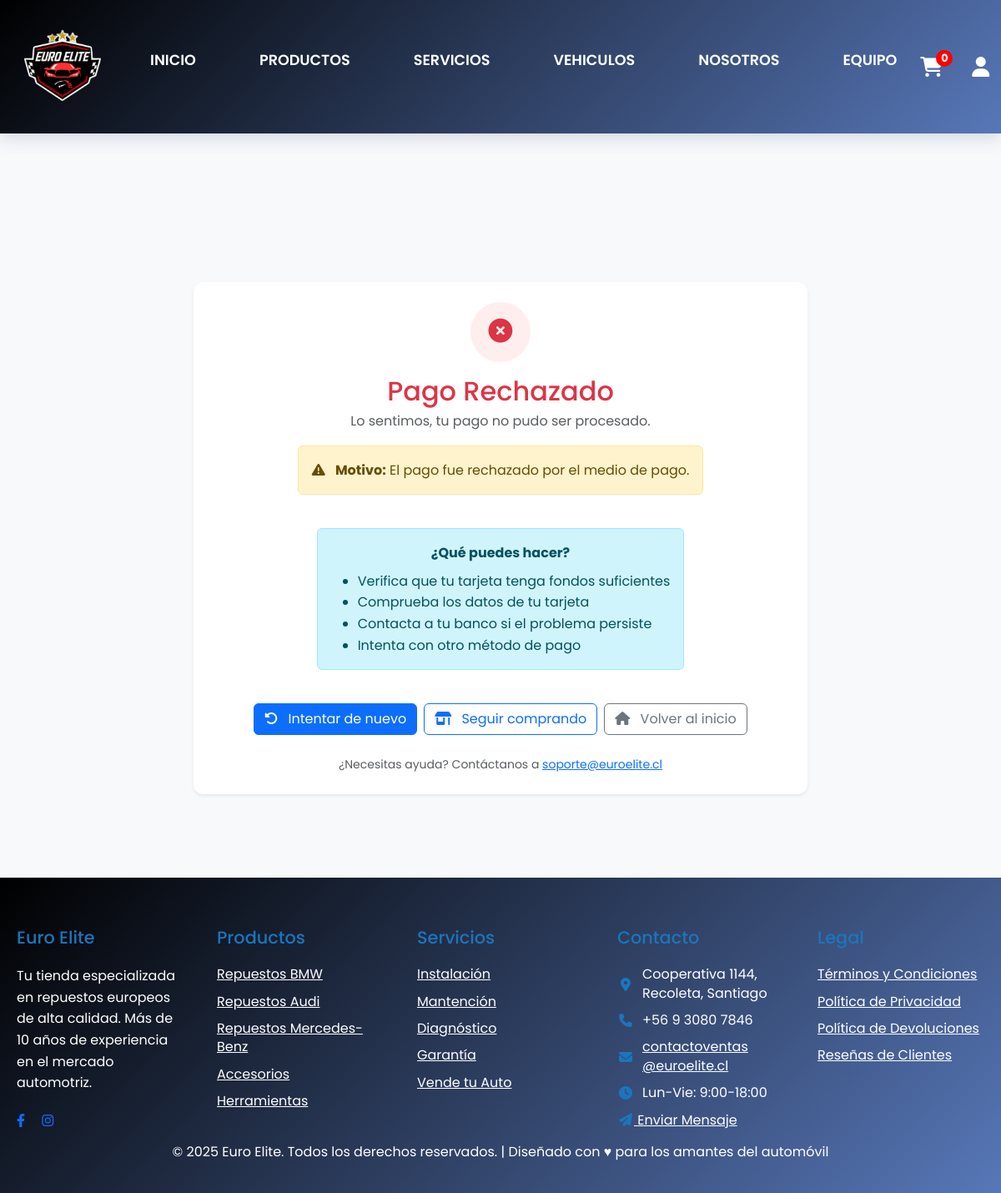
Before: /compra_rechazada/35/ with the older database file.
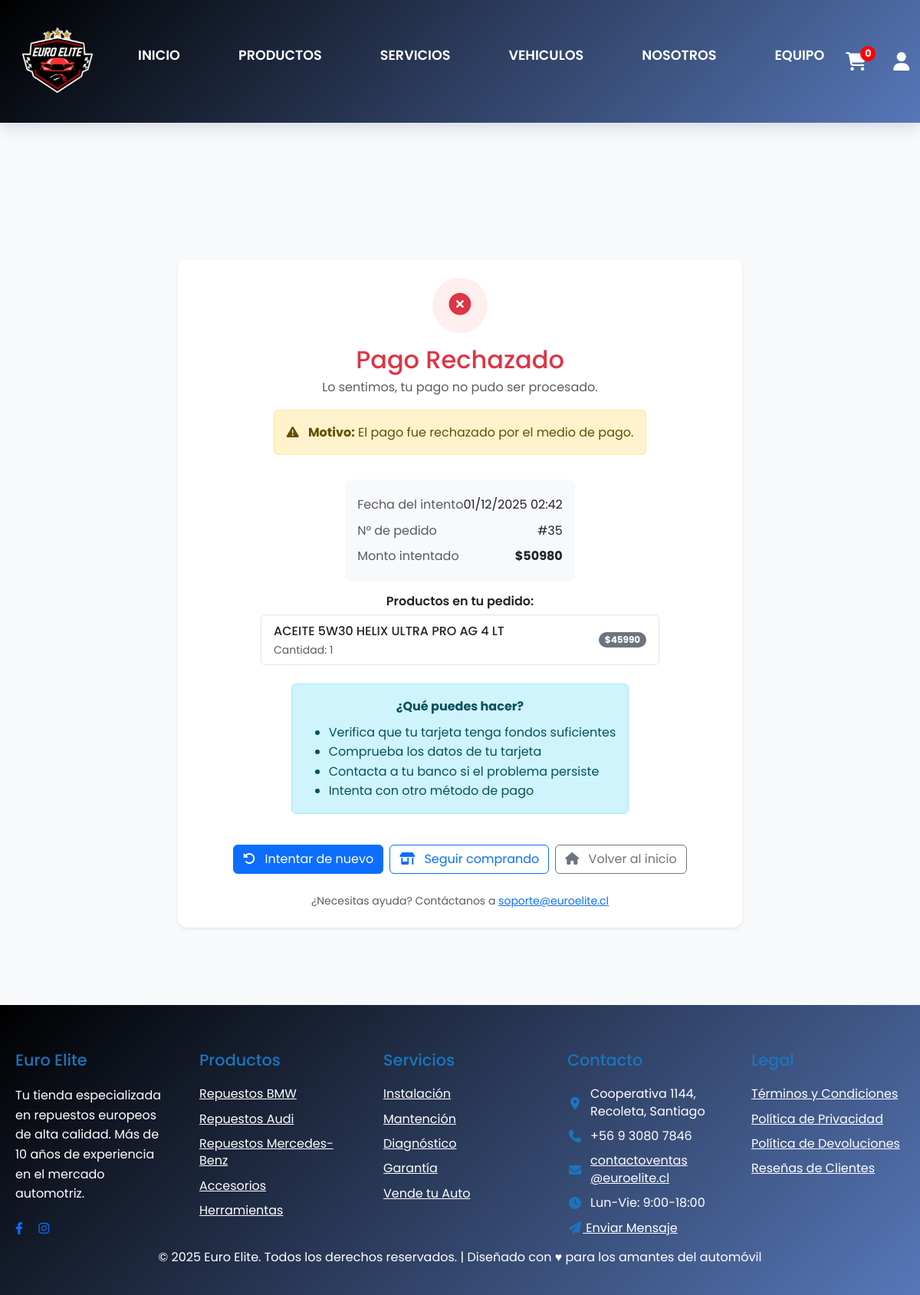
After: the same page with the newer database file.
### Main/models.py (models this page shows, shortened)
class Pedido(models.Model):
    class Estado(models.TextChoices):
        PENDIENTE = "PENDIENTE", "Pendiente"
        PAGADO = "PAGADO", "Pagado"
        PREPARACION = "PREPARACION", "En preparación"
        EN_RUTA = "EN_RUTA", "En ruta"
        ENVIADO = "ENVIADO", "Enviado"
        ENTREGADO = "ENTREGADO", "Entregado"
        CANCELADO = "CANCELADO", "Cancelado"
    class MetodoEntrega(models.TextChoices):
        RETIRO = "RETIRO", "Retiro en tienda"
        DESPACHO = "DESPACHO", "Despacho a domicilio"
    class MetodoPago(models.TextChoices):
        EFECTIVO = "EFECTIVO", "Efectivo"
        TRANSFERENCIA = "TRANSFERENCIA", "Transferencia"
        PASARELA = "PASARELA", "Pasarela de pago"
    usuario = models.ForeignKey(
        settings.AUTH_USER_MODEL,
        on_delete=models.CASCADE,
        related_name="pedidos"
    )
    total = models.DecimalField(
        max_digits=12,
        decimal_places=0,
        help_text="Total pagado por el cliente (CON IVA incluido)"
    )
    costo_total = models.DecimalField(
        max_digits=12,
        decimal_places=0,
        default=0,
        help_text="Costo real de los productos"
    )
    iva = models.DecimalField(
        max_digits=12,
        decimal_places=0,
        default=0
    )
    ganancia = models.DecimalField(
        max_digits=12,
        decimal_places=0,
        default=0
    )
    estado = models.CharField(
        max_length=20,
        choices=Estado.choices,
        default=Estado.PENDIENTE
    )
    metodo_entrega = models.CharField(
        max_length=20,
        choices=MetodoEntrega.choices,
        default=MetodoEntrega.RETIRO
    )
    metodo_pago = models.CharField(
        max_length=20,
        choices=MetodoPago.choices,
        default=MetodoPago.EFECTIVO
    )
    creado = models.DateTimeField(auto_now_add=True)
    usuario = models.ForeignKey(
        settings.AUTH_USER_MODEL,
        on_delete=models.PROTECT,
        related_name="pedidos",
        verbose_name="Cliente"
    )
    asignado_a = models.ForeignKey(
        settings.AUTH_USER_MODEL,
        on_delete=models.SET_NULL,
        null=True,
        blank=True,
        related_name="entregas_asignadas",
        verbose_name="Empleado asignado"
    )
    asignado_por = models.ForeignKey(
        settings.AUTH_USER_MODEL,
        on_delete=models.SET_NULL,
        null=True,
        blank=True,
        related_name="asignaciones_realizadas",
        verbose_name="Asignador"
    )
    estado = models.CharField(max_length=15, choices=Estado.choices, default=Estado.PENDIENTE, db_index=True)
    metodo_entrega = models.CharField(max_length=10, choices=MetodoEntrega.choices)
    metodo_pago = models.CharField(max_length=30, choices=MetodoPago.choices)
    direccion_envio = models.ForeignKey("Direccion", null=True, blank=True, on_delete=models.SET_NULL, related_name="envios")
    direccion_facturacion = models.ForeignKey("Direccion", null=True, blank=True, on_delete=models.SET_NULL, related_name="facturaciones")
    subtotal = models.DecimalField(max_digits=12, decimal_places=2, default=0)
    descuento = models.DecimalField(max_digits=12, decimal_places=2, default=0)
    codigo_descuento = models.ForeignKey("CodigoDescuento", null=True, blank=True, on_delete=models.SET_NULL, related_name="pedidos")
    envio = models.DecimalField(max_digits=12, decimal_places=2, default=0)
    total = models.DecimalField(max_digits=12, decimal_places=2, default=0)
    entregado_por = models.CharField(max_length=100, blank=True, null=True)
    hora_entrega = models.TimeField(blank=True, null=True)
    observacion_entrega = models.TextField(blank=True, null=True)
    receptor_nombre = models.CharField(max_length=200, blank=True, null=True)
    receptor_rut = models.CharField(max_length=30, blank=True, null=True)
    firma_entrega = models.ImageField(
        upload_to="firmas/",
        null=True,
        blank=True,
        validators=[FileExtensionValidator(['png','jpg','jpeg'])]
    )
    foto_entrega = models.ImageField(
        upload_to="entregas/",
        null=True,
        blank=True,
        validators=[FileExtensionValidator(['png','jpg','jpeg'])]
    )
    creado = models.DateTimeField(auto_now_add=True)
    actualizado = models.DateTimeField(auto_now=True)
    class Meta:
        ordering = ["-creado"]
        verbose_name = "Pedido"
        verbose_name_plural = "Pedidos"

class MarcaTiempo(models.Model):
    creado = models.DateTimeField(auto_now_add=True, db_index=True)
    actualizado = models.DateTimeField(auto_now=True)
    class Meta:
        abstract = True

class ItemPedido(MarcaTiempo):
    pedido = models.ForeignKey(Pedido, on_delete=models.CASCADE, related_name="items")
    producto = models.ForeignKey(Producto, on_delete=models.PROTECT)
    nombre_producto = models.CharField(max_length=200)
    sku_producto = models.CharField(max_length=60)
    precio_unitario = models.DecimalField(max_digits=12, decimal_places=2)
    cantidad = models.PositiveIntegerField(validators=[MinValueValidator(1)])

### Main/views.py (the view, shortened to what this page needs)
# urls.py: path('compra_rechazada/', main_views.compra_rechazada, name='compra_rechazada'),
@csrf_exempt
def compra_rechazada(request, pedido_id=None):
    print(f"[COMPRA_RECHAZADA] ========== INICIO ==========")
    print(f"[COMPRA_RECHAZADA] pedido_id recibido: {pedido_id}")
    print(f"[COMPRA_RECHAZADA] Usuario autenticado: {request.user.is_authenticated}")
    pedido = None
    pago = None
    motivo_rechazo = None
    if not pedido_id:
        pedido_id = request.session.get('last_order_id')
        print(f"[COMPRA_RECHAZADA] pedido_id desde sesión: {pedido_id}")
    if pedido_id:
        try:
            pedido = Pedido.objects.select_related('usuario').prefetch_related('items__producto').get(id=pedido_id)
            pago = getattr(pedido, 'pago', None)
            print(f"[COMPRA_RECHAZADA] ✅ Pedido {pedido.id} encontrado, estado: {pedido.estado}")
        except Pedido.DoesNotExist:
            print(f"[COMPRA_RECHAZADA] ❌ Pedido {pedido_id} NO existe")
    numero_pedido = getattr(pedido, 'id', None) if pedido else None
    total = getattr(pedido, 'total', None) if pedido else None
    template_user = request.user if request.user.is_authenticated else (pedido.usuario if pedido else None)
    print(f"[COMPRA_RECHAZADA] Renderizando template con pedido_id={numero_pedido}")
    print(f"[COMPRA_RECHAZADA] ========== FIN ==========")
    return render(request, 'taller/compra_rechazada.html', {
        'user': template_user,
        'pedido': pedido,
        'numero_pedido': numero_pedido,
        'total': total,
        'motivo_rechazo': motivo_rechazo or 'El pago fue rechazado por el medio de pago.',
    })

### Main/templates/taller/compra_rechazada.html (shortened to what this page needs)
{% extends 'base.html' %}
{% load static %}
{% block content %}
<br>
<br>
<br>
<br>
<br>
<br>
<div class="container my-4">
  <div class="row justify-content-center">
    <div class="col-12 col-lg-8">
      <div class="card shadow-sm p-4 text-center rejection-card">
        <div class="rejection-icon mx-auto mb-3">
          <i class="fa-solid fa-times-circle"></i>
        </div>
        <h2 class="mb-1 text-danger">Pago Rechazado</h2>
        <p class="text-muted mb-3">Lo sentimos, tu pago no pudo ser procesado.</p>
        {% if motivo_rechazo %}
        <div class="alert alert-warning mx-auto" style="max-width: 520px;">
          <i class="fa-solid fa-exclamation-triangle me-2"></i>
          <strong>Motivo:</strong> {{ motivo_rechazo }}
        </div>
        {% endif %}
        {% if pedido %}
        <div class="bg-light rounded-3 p-3 text-start mx-auto mt-3" style="max-width: 520px;">
          <div class="d-flex justify-content-between py-1">
            <span class="text-muted">Fecha del intento</span>
            <span>{{ pedido.creado|date:"d/m/Y H:i" }}</span>
          </div>
          {% if numero_pedido %}
          <div class="d-flex justify-content-between py-1">
            <span class="text-muted">N° de pedido</span>
            <span>#{{ numero_pedido }}</span>
          </div>
          {% endif %}
          {% if total %}
          <div class="d-flex justify-content-between py-1">
            <span class="text-muted">Monto intentado</span>
            <span class="fw-bold">${{ total|floatformat:0 }}</span>
          </div>
          {% endif %}
        </div>
        {% if pedido.items.all %}
        <div class="mt-3">
          <h6 class="fw-semibold mb-2">Productos en tu pedido:</h6>
          <div class="list-group" style="max-width: 520px; margin: 0 auto;">
            {% for item in pedido.items.all %}
            <div class="list-group-item d-flex justify-content-between align-items-center">
              <div class="text-start">
                <div class="fw-medium">{{ item.nombre_producto }}</div>
                <small class="text-muted">Cantidad: {{ item.cantidad }}</small>
              </div>
              <span class="badge bg-secondary rounded-pill">${{ item.precio_unitario|floatformat:0 }}</span>
            </div>
            {% endfor %}
          </div>
        </div>
        {% endif %}
        {% endif %}
        <div class="alert alert-info mx-auto mt-4" style="max-width: 520px;">
          <p class="mb-2"><strong>¿Qué puedes hacer?</strong></p>
          <ul class="text-start mb-0">
            <li>Verifica que tu tarjeta tenga fondos suficientes</li>
            <li>Comprueba los datos de tu tarjeta</li>
            <li>Contacta a tu banco si el problema persiste</li>
            <li>Intenta con otro método de pago</li>
          </ul>
        </div>
        <div class="d-flex flex-wrap gap-2 justify-content-center mt-4">
          <a href="{% url 'carrito_compras' %}" class="btn btn-primary">
            <i class="fa-solid fa-rotate-left me-2"></i> Intentar de nuevo
          </a>
          <a href="{% url 'productos' %}" class="btn btn-outline-primary">
            <i class="fa-solid fa-shop me-2"></i> Seguir comprando
          </a>
          <a href="{% url 'home' %}" class="btn btn-outline-secondary">
            <i class="fa-solid fa-house me-2"></i> Volver al inicio
          </a>
        </div>
        <p class="small text-muted mt-4 mb-0">
          ¿Necesitas ayuda? Contáctanos a <a href="mailto:soporte@euroelite.cl">soporte@euroelite.cl</a>
        </p>
      </div>
    </div>
  </div>
</div>
<br>
<br>
<br>
{% endblock %}

Changed rows visible on the page:
added Pedido: creado "01/12/2025 02:42", total "50980"
added ItemPedido: nombre_producto "ACEITE 5W30 HELIX ULTRA PRO AG 4 LT", cantidad "1", precio_unitario "45990"
Other visible differences:
{{ numero_pedido }}: (not shown) → "35"
text now shown: "Fecha del intento N° de pedido # Monto intentado $ Productos en tu pedido:"
